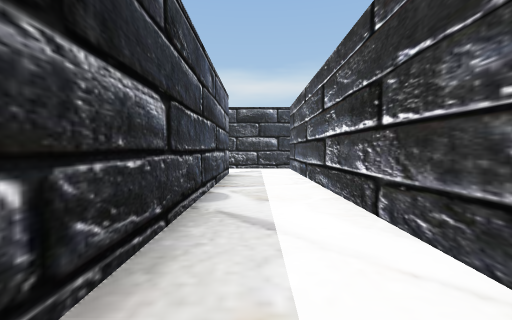
[1] (above)

19 first-person views from a walk through a Unity game level. The camera is 1.5 m above the floor, tilts 2° down and sees 85° across. The floor is counted in squares, 2 m on a side. Each view is taken from the middle of a square. On the plan, view 1 faces up. The plan holds only what a view shows up to about 10 squares ahead; the rest is blank. The place goes on beyond the plan. The player character is not drawn.

[2]
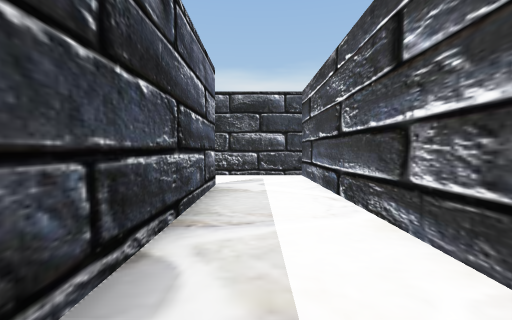

[3]
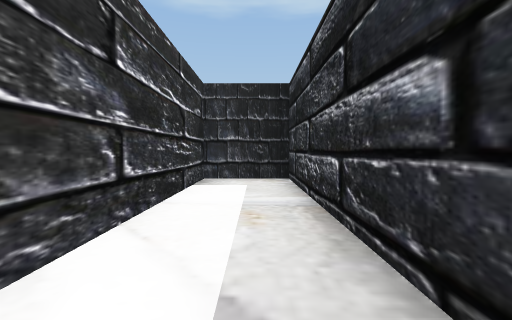

[4]
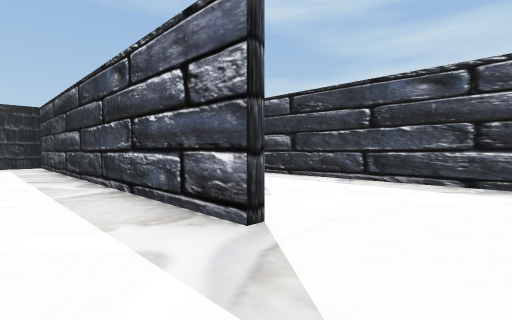

[5]
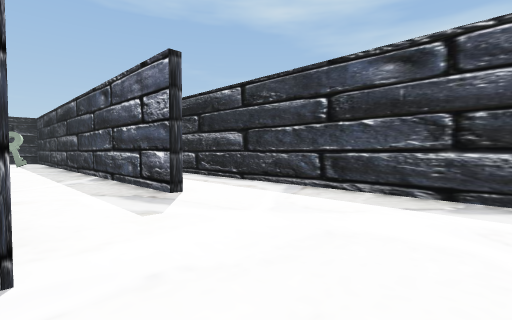

[6]
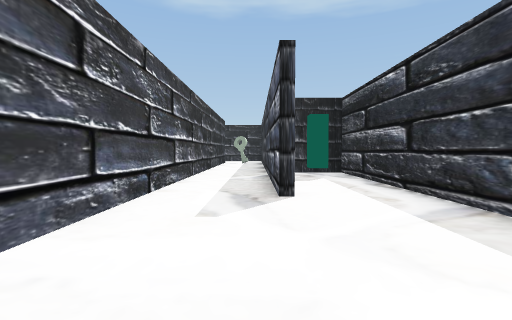

[7]
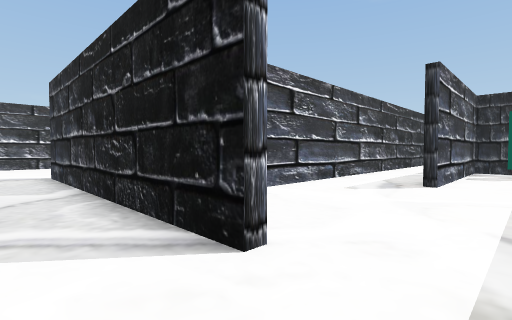

[8]
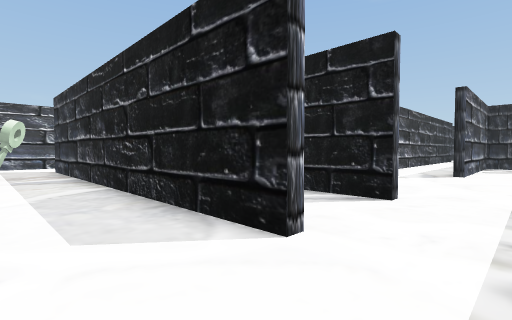

[9]
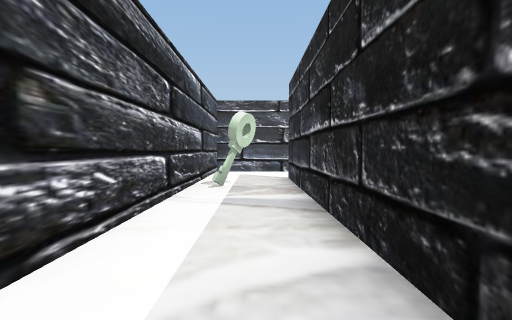

[10]
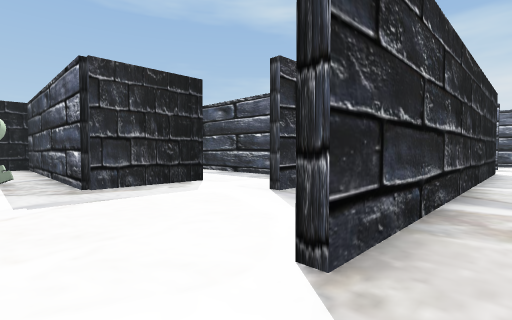

[11]
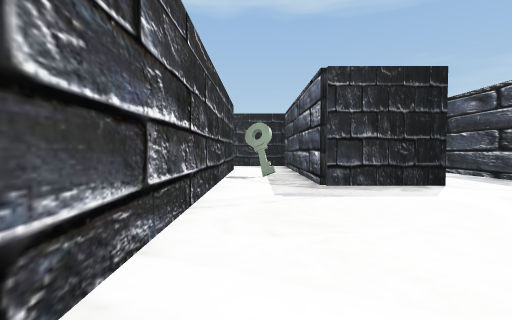

[12]
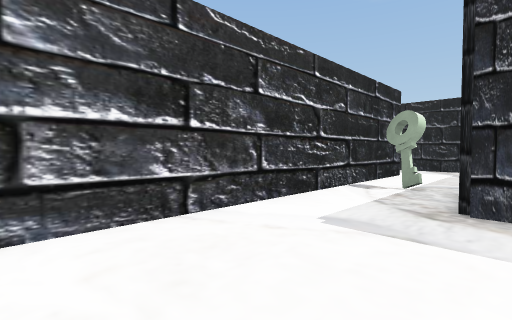

[13]
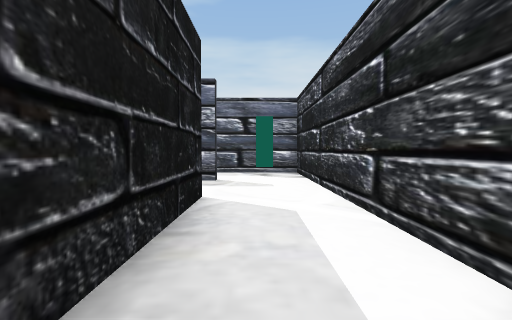

[14]
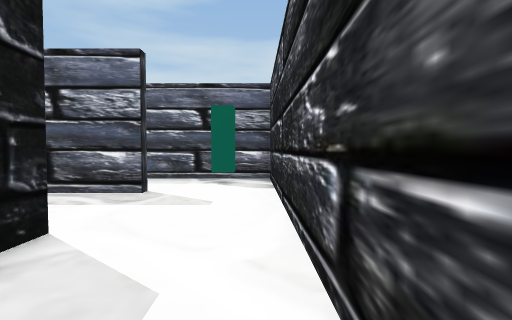

[15]
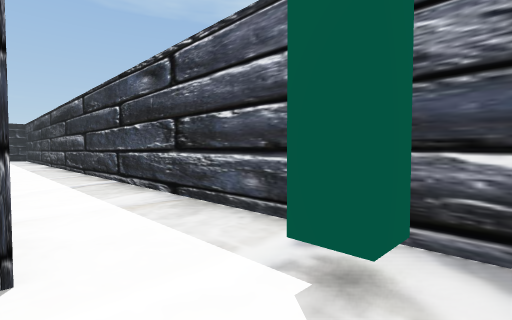

[16]
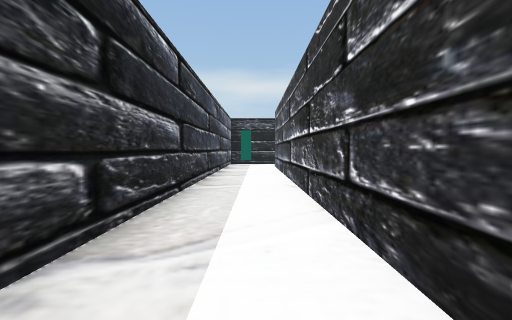

[17]
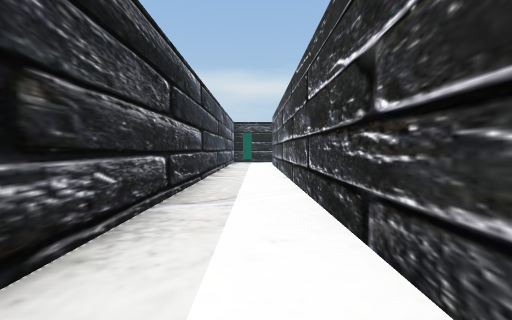

[18]
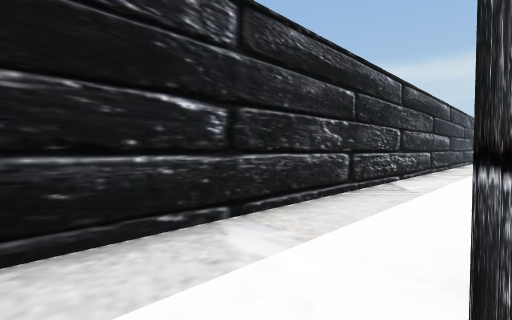

[19]
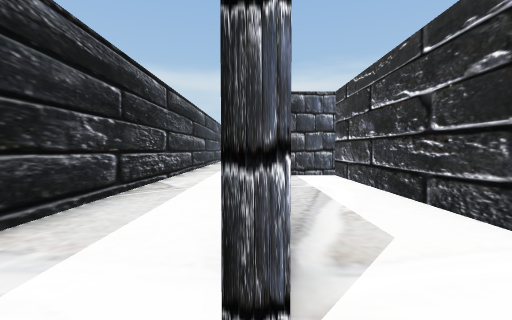

### Floor plan
Points are (right, up) in squares from view 1. A wall is a line through its corners. A room is listed if a view was taken in it or the views show most of it. See-through windows are left out.
Room 1 (views 1, 2, 3, 4, 5)
walls: (-0.9, 9) (-0.9, -3.4) (1.4, -3.4) (1.4, 11.4) (-1.2, 11.4)
ways out: opening at (-1, 10.5) to room 2
Room 2 (view 6)
walls: (-3.4, 6.5) (-3.4, -0.8); (-1.1, 1) (-1.1, 9); (-5.9, 11.6) (-5.9, 1.6) (-3.6, 1.6) (-3.6, 6.5)
ways out: opening at (-1, 10.5) to room 1; opening at (-4.5, 12) to room 3
objects: other object (-5, 3)
Room 3 (views 7, 12)
walls: (3.9, 9.1) (6.5, 9.1) (6.5, 2.2); (-3.6, 11.6) (4, 11.6); (8.9, 4.1) (8.9, 13.4); (7.1, 1.6) (8.9, 1.6); (-5.9, 14.1) (-5.9, 11.6)
ways out: opening at (-4.5, 12) to room 2; opening at (-4.5, 14) to room 4; opening at (7.5, 14) to room 4; opening at (3, 9); opening at (9, 3.5)
objects: key (8, 7)
Room 4 (views 8, 9, 10, 11, 13, 14, 15)
walls: (-3.5, 14.1) (6.5, 14.1); (8.9, 13.4) (8.9, 16.4) (-6.4, 16.4)
ways out: opening at (-4.5, 14) to room 3; opening at (7.5, 14) to room 3; opening at (-6, 15.5) to room 5
objects: key (5, 16)
Room 5 (views 16, 17, 18, 19)
walls: (-6.1, -0.1) (-6.1, 10.8); (-3.6, -4.5) (-3.6, 1.4) (-5, 1.4); (-6.4, 16.4) (-8.4, 16.4) (-8.4, -7)
ways out: opening at (-6, 15.5) to room 4
objects: other object (-7, 15)

Where each view was taken, in squares from view 1:
view 1: 0 up, 0 right, facing up
view 2: 3 up, 0 right, facing up
view 3: 4 up, 0 right, facing down
view 4: 11 up, 1 right, facing down-left
view 5: 11 up, 1 left, facing down-left
view 6: 11 up, 3 left, facing down
view 7: 13 up, 5 left, facing down-right
view 8: 16 up, 5 left, facing down-right
view 9: 15 up, 1 left, facing right
view 10: 15 up, 8 right, facing down-left
view 11: 15 up, 8 right, facing down
view 12: 13 up, 6 right, facing down-right
view 13: 15 up, 1 right, facing left
view 14: 16 up, 1 left, facing left
view 15: 16 up, 6 left, facing down-left
view 16: 1 up, 7 left, facing up
view 17: 1 down, 7 left, facing up
view 18: 7 down, 6 left, facing up-left
view 19: 7 down, 6 left, facing up
